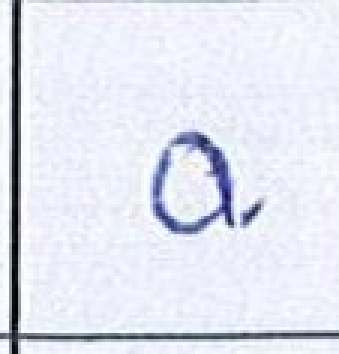
#> input picture Do_an_cuoi_ki/images/a-crop.jpg, 113 x 118 px (shown 3 times larger)
$ python -i demo.py   (imports and definitions only)
#> lines starting #> are read from the running program, lines starting #| are printed output that depends on the picture; after the words box and inside, x2 and y2 are one past the last pixel; in counts of white or black regions, pixels touching at a corner belong together
from tkinter import *
import tkinter.font as font
from tkinter.filedialog import askopenfilename
import  PIL.ImageGrab as ImageGrab
import cv2
import numpy as np
import pandas as pd
import pickle
from sklearn.svm import SVC
from sklearn.preprocessing import MinMaxScaler
# from skimage.feature import hog
from PIL import Image, ImageTk

# load model
# link download model: https://drive.google.com/file/d/1-w0fmPlISEW2m7uSsMY_DqhTNr6jW-t7/view?usp=sharing
#                      https://drive.google.com/file/d/1yMW0vHdTyxZoT6sSB9yHMPNspfC48gOw/view?usp=sharing
# [4 lines not run here, left out]

label = {1: 'a', 2: 'á', 3: 'à', 4: 'ả', 5: 'ạ', 6: 'ã', 7: 'ă', 8: 'ắ', 9: 'ằ', 10: 'ẳ', 11: 'ặ', 12: 'ẵ', 13: 'â', 14: 'ấ', 15: 'ầ', 16: 'ẩ', 17: 'ậ', 18: 'ẫ', 19: 'b', 20: 'c', 21: 'd', 22: 'đ', 23: 'e', 24: 'é', 25: 'è', 26: 'ẻ', 27: 'ẹ', 28: 'ẽ', 29: 'ê', 30: 'ế', 31: 'ề', 32: 'ể', 33: 'ệ', 34: 'ễ', 35: 'g', 36: 'h', 37: 'i', 38: 'í', 39: 'ì', 40: 'ỉ', 41: 'ị', 42: 'ĩ', 43: 'k', 44: 'l', 45: 'm', 46: 'n', 47: 'o', 48: 'ó', 49: 'ò', 50: 'ỏ', 51: 'ọ', 52: 'õ', 53: 'ô', 54: 'ố', 55: 'ồ', 56: 'ổ', 57: 'ộ', 58: 'ỗ', 59: 'ơ', 60: 'ớ', 61: 'ờ', 62: 'ở', 63: 'ợ', 64: 'ỡ', 65: 'p', 66: 'q', 67: 'r', 68: 's', 69: 't', 70: 'u', 71: 'ú', 72: 'ù', 73: 'ủ', 74: 'ụ', 75: 'ũ', 76: 'ư', 77: 'ứ', 78: 'ừ', 79: 'ử', 80: 'ự', 81: 'ữ', 82: 'v', 83: 'x', 84: 'y', 85: 'ý', 86: 'ỳ', 87: 'ỹ', 88: 'ỷ', 89: 'ỵ'}

# tiền sử lý ảnh
def preprocessing(gray):
    #threshold
    ret,thresh = cv2.threshold(gray,150,255,cv2.THRESH_BINARY_INV)
    contours, hierarchy = cv2.findContours(thresh,cv2.RETR_EXTERNAL,cv2.CHAIN_APPROX_SIMPLE)
    h_, w_ = thresh.shape
    lineContour = []
    #find contours are border
    for cnt in contours:
        x,y,w,h = cv2.boundingRect(cnt)
        if x < 5 or y < 5 or x+w > w_-5 or y+h > h_-5 :
            lineContour.append(cnt)
    #delete contours are border
    cv2.drawContours(thresh,lineContour,-1,(0,0,0),2)
    #detect letter
    contours, hierarchy = cv2.findContours(thresh,cv2.RETR_EXTERNAL,cv2.CHAIN_APPROX_SIMPLE)
    x_min = 10**9
    x_max = 0
    y_min = 10**9
    y_max = 0
    for cnt in contours:
        x, y, w, h = cv2.boundingRect(cnt)
        if cv2.contourArea(cnt) > 4:
            # x_max, y_max, w_max, h_max = x, y, w, h
            # max = cv2.contourArea(cnt)
            x_min = min(x_min, x)
            y_min = min(y_min, y)
            if x + w > x_max:
                x_max = x + w
            if y + h > y_max:
                y_max = y + h
    letter = gray[y_min:y_max, x_min:x_max]
    return letter

class recog_char():
  # [81 lines left out: functions __init__, paint, paintRecognise, imageRecognise, not called in this run]

# [4 lines not run here, left out]

>>> import cv2
>>> picture = cv2.imread('images/a-crop.jpg', cv2.IMREAD_GRAYSCALE)
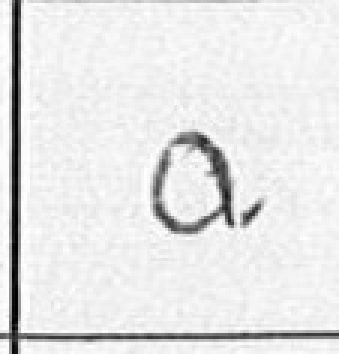
#> picture: shape (118, 113) (shown 3 times larger); min 0, max 255, mean 229.3
>>> result = preprocessing(picture)
#> in preprocessing, `ret,thresh = cv2.threshold(gray,150,255,cv2.THRESH_BINARY_INV)`:
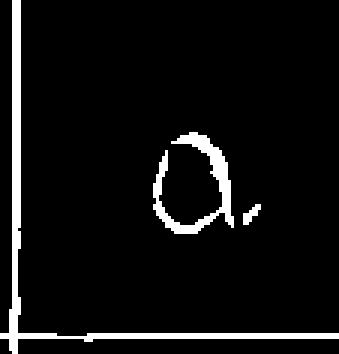
#> thresh: shape (118, 113) (shown 3 times larger); 6.3% white; 3 white regions
#> in preprocessing, `contours, hierarchy = cv2.findContours(thresh,cv2.RETR_EXTERNAL,cv2.CH..`: contours = 3 contours, 1 with area under 20; largest, box (x1, y1, x2, y2) and area: (0, 0, 113, 118) 324, (51, 44, 78, 78) 189
#> the loop in preprocessing, `for cnt in contours:` made 3 passes
#> (x, y, w, h) on passes 1 to 3: (81, 68, 6, 7), (51, 44, 27, 34), (0, 0, 113, 118)
#> after the loop in preprocessing, `for cnt in contours:`: lineContour = 1 contour; box (x1, y1, x2, y2) and area: (0, 0, 113, 118) 324
#> in preprocessing, `cv2.drawContours(thresh,lineContour,-1,(0,0,0),2)`:
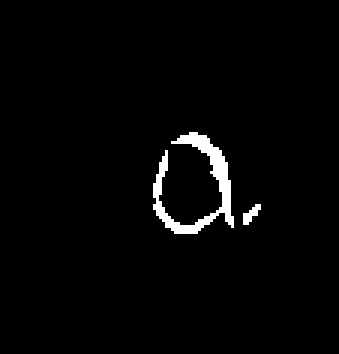
#> thresh: shape (118, 113) (shown 3 times larger); 2.2% white; 2 white regions
#> in preprocessing, `contours, hierarchy = cv2.findContours(thresh,cv2.RETR_EXTERNAL,cv2.CH..`: contours = 2 contours, 1 with area under 20; largest, box (x1, y1, x2, y2) and area: (51, 44, 78, 78) 189
#> the loop in preprocessing, `for cnt in contours:` made 2 passes
#> (x, y, w, h, x_min, y_min, x_max, y_max) on pass 1: (81, 68, 6, 7, 81, 68, 87, 75)
#> (x, y, w, h, x_min, y_min, y_max) on pass 2: (51, 44, 27, 34, 51, 44, 78)
#> after the loop in preprocessing, `for cnt in contours:`: x_max = 87; y_max = 78
#> in preprocessing, `letter = gray[y_min:y_max, x_min:x_max]`:
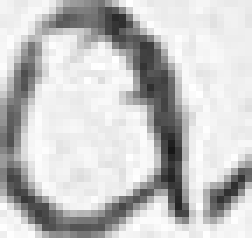
#> letter: shape (34, 36) (shown 7 times larger); min 23, max 255, mean 197.6

$ run again, on Do_an_cuoi_ki/images/e_crop.jpg
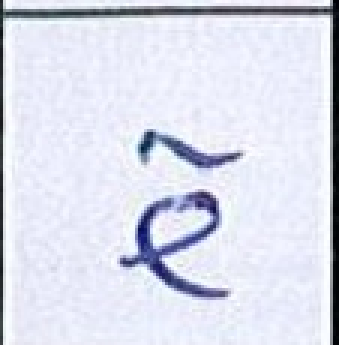
#> input picture Do_an_cuoi_ki/images/e_crop.jpg, 113 x 115 px (shown 3 times larger)
#> in preprocessing, `contours, hierarchy = cv2.findContours(thresh,cv2.RETR_EXTERNAL,cv2.CH..`: contours = 3 contours; box (x1, y1, x2, y2) and area: (0, 0, 113, 115) 351, (40, 64, 76, 99) 269, (46, 44, 81, 56) 98
#> the loop in preprocessing, `for cnt in contours:` made 3 passes
#> (x, y, w, h) on passes 1 to 3: (40, 64, 36, 35), (46, 44, 35, 12), (0, 0, 113, 115)
#> after the loop in preprocessing, `for cnt in contours:`: lineContour = 1 contour; box (x1, y1, x2, y2) and area: (0, 0, 113, 115) 351
#> in preprocessing, `cv2.drawContours(thresh,lineContour,-1,(0,0,0),2)`:
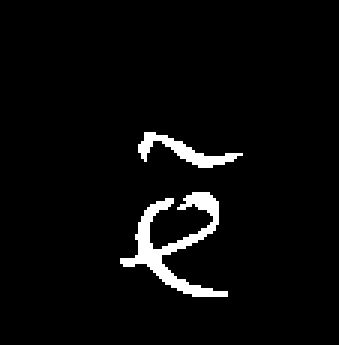
#> thresh: shape (115, 113) (shown 3 times larger); 3.8% white; 2 white regions
#> in preprocessing, `contours, hierarchy = cv2.findContours(thresh,cv2.RETR_EXTERNAL,cv2.CH..`: contours = 2 contours; box (x1, y1, x2, y2) and area: (40, 64, 76, 99) 269, (46, 44, 81, 56) 98
#> the loop in preprocessing, `for cnt in contours:` made 2 passes
#> (x, y, w, h, x_min, y_min, x_max, y_max) on pass 1: (40, 64, 36, 35, 40, 64, 76, 99)
#> after the loop in preprocessing, `for cnt in contours:`: x_max = 81; y_max = 99
#> in preprocessing, `letter = gray[y_min:y_max, x_min:x_max]`:
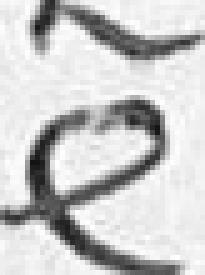
#> letter: shape (55, 41) (shown 5 times larger); min 19, max 255, mean 200.8
